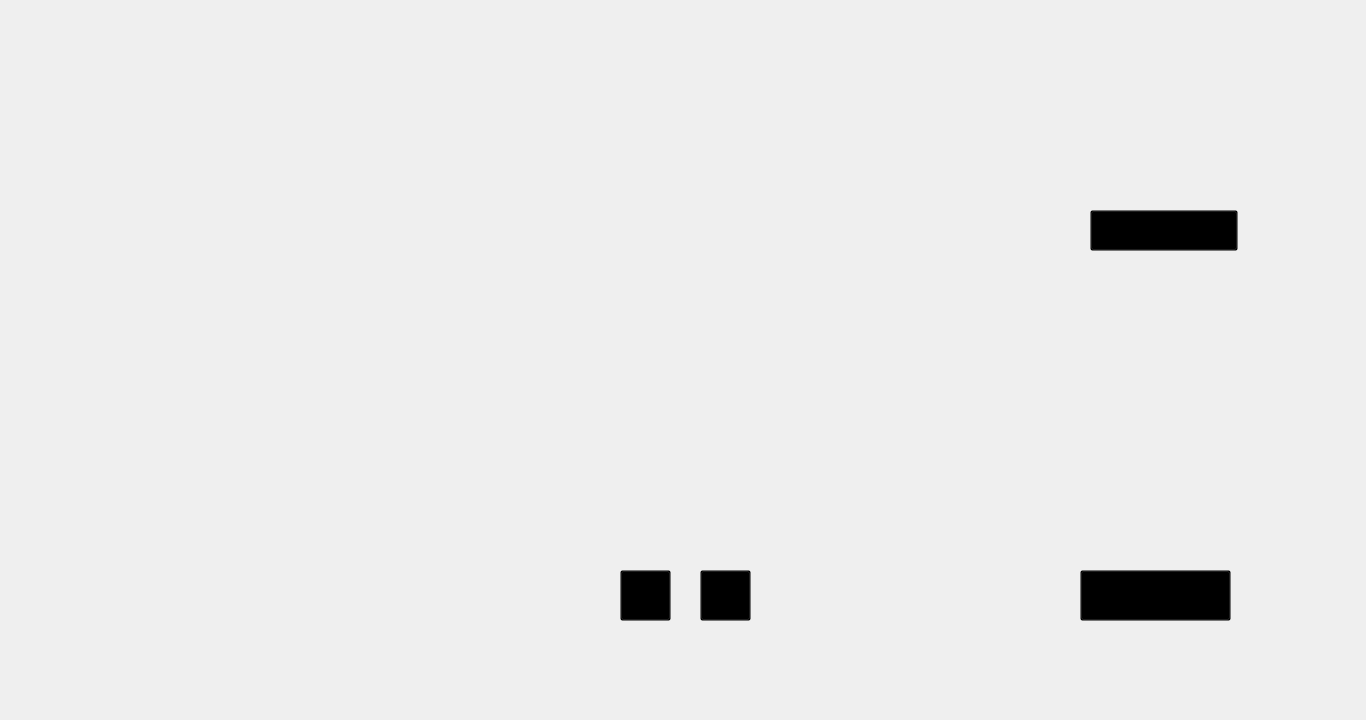
<?xml version="1.0" encoding="UTF-8"?>
<ui version="4.0">
 <class>MainWindow</class>
 <widget class="QMainWindow" name="MainWindow">
  <property name="geometry">
   <rect>
    <x>0</x>
    <y>0</y>
    <width>1366</width>
    <height>720</height>
   </rect>
  </property>
  <property name="sizePolicy">
   <sizepolicy hsizetype="Preferred" vsizetype="Preferred">
    <horstretch>0</horstretch>
    <verstretch>0</verstretch>
   </sizepolicy>
  </property>
  <property name="minimumSize">
   <size>
    <width>800</width>
    <height>600</height>
   </size>
  </property>
  <property name="maximumSize">
   <size>
    <width>1920</width>
    <height>1080</height>
   </size>
  </property>
  <property name="windowTitle">
   <string>JournalList</string>
  </property>
  <property name="styleSheet">
   <string notr="true">background-image: url(:/Journal/background.jpg);</string>
  </property>
  <widget class="QWidget" name="centralwidget">
   <property name="styleSheet">
    <string notr="true">background-image: url(:/Journal/Resources/background.jpg);</string>
   </property>
   <widget class="QWidget" name="widget" native="true">
    <property name="geometry">
     <rect>
      <x>0</x>
      <y>0</y>
      <width>1366</width>
      <height>720</height>
     </rect>
    </property>
    <property name="styleSheet">
     <string notr="true">image: url(:/Resources/Resources/journal list fg.png);
background : transparent</string>
    </property>
    <widget class="QFrame" name="contentFrame">
     <property name="geometry">
      <rect>
       <x>132</x>
       <y>270</y>
       <width>1101</width>
       <height>267</height>
      </rect>
     </property>
     <property name="styleSheet">
      <string notr="true">background: transparent;
image: transparent;</string>
     </property>
     <property name="frameShape">
      <enum>QFrame::StyledPanel</enum>
     </property>
     <property name="frameShadow">
      <enum>QFrame::Raised</enum>
     </property>
     <widget class="QLabel" name="contentView">
      <property name="geometry">
       <rect>
        <x>0</x>
        <y>0</y>
        <width>1101</width>
        <height>267</height>
       </rect>
      </property>
      <property name="font">
       <font>
        <family>Arial</family>
        <pointsize>12</pointsize>
       </font>
      </property>
      <property name="text">
       <string/>
      </property>
      <property name="textFormat">
       <enum>Qt::PlainText</enum>
      </property>
      <property name="alignment">
       <set>Qt::AlignLeading|Qt::AlignLeft|Qt::AlignTop</set>
      </property>
      <property name="wordWrap">
       <bool>true</bool>
      </property>
      <property name="margin">
       <number>10</number>
      </property>
     </widget>
    </widget>
    <widget class="QPushButton" name="dRight">
     <property name="geometry">
      <rect>
       <x>620</x>
       <y>570</y>
       <width>51</width>
       <height>51</height>
      </rect>
     </property>
     <property name="autoFillBackground">
      <bool>false</bool>
     </property>
     <property name="styleSheet">
      <string notr="true">image: transparent;</string>
     </property>
     <property name="text">
      <string/>
     </property>
    </widget>
    <widget class="QPushButton" name="dLeft">
     <property name="geometry">
      <rect>
       <x>700</x>
       <y>570</y>
       <width>51</width>
       <height>51</height>
      </rect>
     </property>
     <property name="autoFillBackground">
      <bool>false</bool>
     </property>
     <property name="styleSheet">
      <string notr="true">image: transparent;</string>
     </property>
     <property name="text">
      <string/>
     </property>
    </widget>
    <widget class="QPushButton" name="next">
     <property name="geometry">
      <rect>
       <x>1080</x>
       <y>570</y>
       <width>151</width>
       <height>51</height>
      </rect>
     </property>
     <property name="autoFillBackground">
      <bool>false</bool>
     </property>
     <property name="styleSheet">
      <string notr="true">image: transparent;</string>
     </property>
     <property name="text">
      <string/>
     </property>
    </widget>
    <widget class="QPushButton" name="dateChoose">
     <property name="geometry">
      <rect>
       <x>1090</x>
       <y>210</y>
       <width>148</width>
       <height>41</height>
      </rect>
     </property>
     <property name="sizePolicy">
      <sizepolicy hsizetype="Fixed" vsizetype="Fixed">
       <horstretch>0</horstretch>
       <verstretch>0</verstretch>
      </sizepolicy>
     </property>
     <property name="styleSheet">
      <string notr="true">image: transparent;
background: transparent;</string>
     </property>
     <property name="text">
      <string/>
     </property>
    </widget>
   </widget>
  </widget>
 </widget>
 <resources>
  <include location="Journal.qrc"/>
 </resources>
 <connections/>
</ui>
